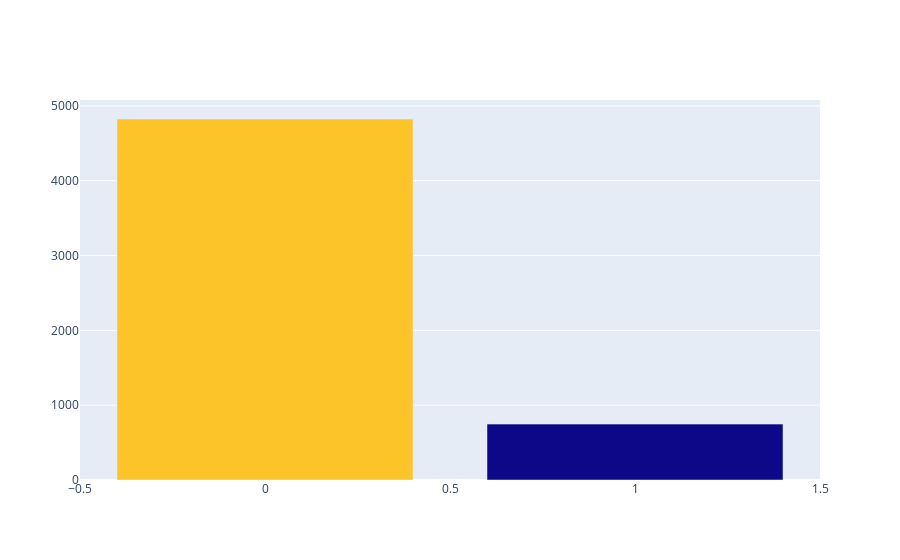

The notebook cell saved with this chart:
### Code cell
import plotly.offline as py
import plotly.graph_objs as go

import numpy as np
random_color=list(np.random.choice(range(255),size=3))

species_count = df['v1'].value_counts()
dfp = [go.Bar(
    x = species_count.index,
    y = species_count.values,
    marker = dict(color = random_color)
)]

py.iplot(dfp)

### Figure 1 — Plotly figure (JSON) as saved in the notebook; plotly's stock layout.template omitted (floating-point values rounded to 4 significant figures)
{"data": [{"marker": {"color": [208, 6, 237]}, "type": "bar", "x": [0, 1], "y": [4825, 747]}], "layout": {}}
